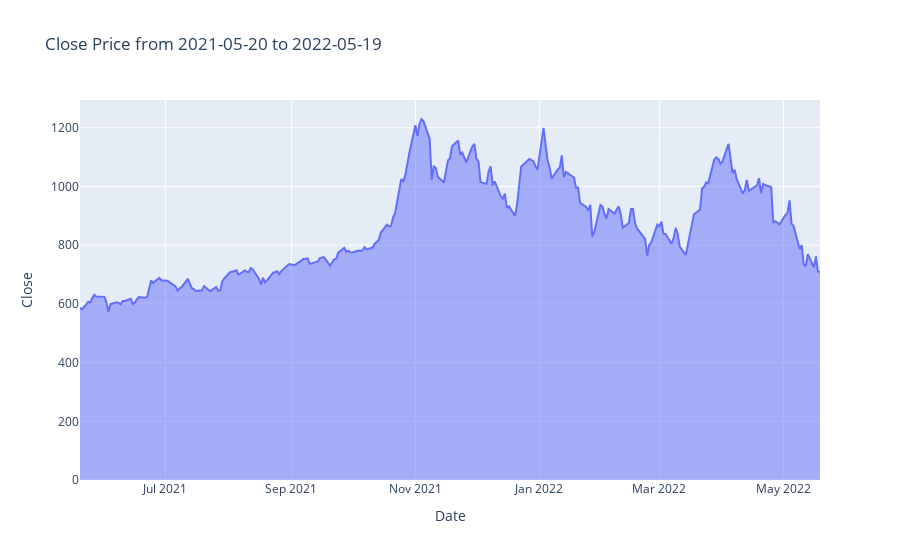

Write notebook code for a chart like this one.
### Markdown cell above
## Data Visualization

### Code cell
px.area(df, x='Date', y='Close', title=str('Close Price from ' + str(df['Date'][0])+ ' to ' + str(df['Date'][df.index[-1]])))

### Figure 1 — Plotly figure (JSON) as saved in the notebook; plotly's stock layout.template omitted (floating-point values rounded to 4 significant figures; data arrays with more than 128 entries replaced by an {"elided": "..."} marker saying what was removed)
{"data": [{"fillpattern": {"shape": ""}, "hovertemplate": "Date=%{x}<br>Close=%{y}<extra></extra>", "legendgroup": "", "line": {"color": "#636efa"}, "marker": {"symbol": "circle"}, "mode": "lines", "name": "", "orientation": "v", "showlegend": false, "stackgroup": "1", "type": "scatter", "x": {"elided": "253 str values"}, "xaxis": "x", "y": {"elided": "253 float values"}, "yaxis": "y"}], "layout": {"legend": {"tracegroupgap": 0}, "title": {"text": "Close Price from 2021-05-20 to 2022-05-19"}, "xaxis": {"anchor": "y", "domain": [0, 1], "title": {"text": "Date"}}, "yaxis": {"anchor": "x", "domain": [0, 1], "title": {"text": "Close"}}}}
